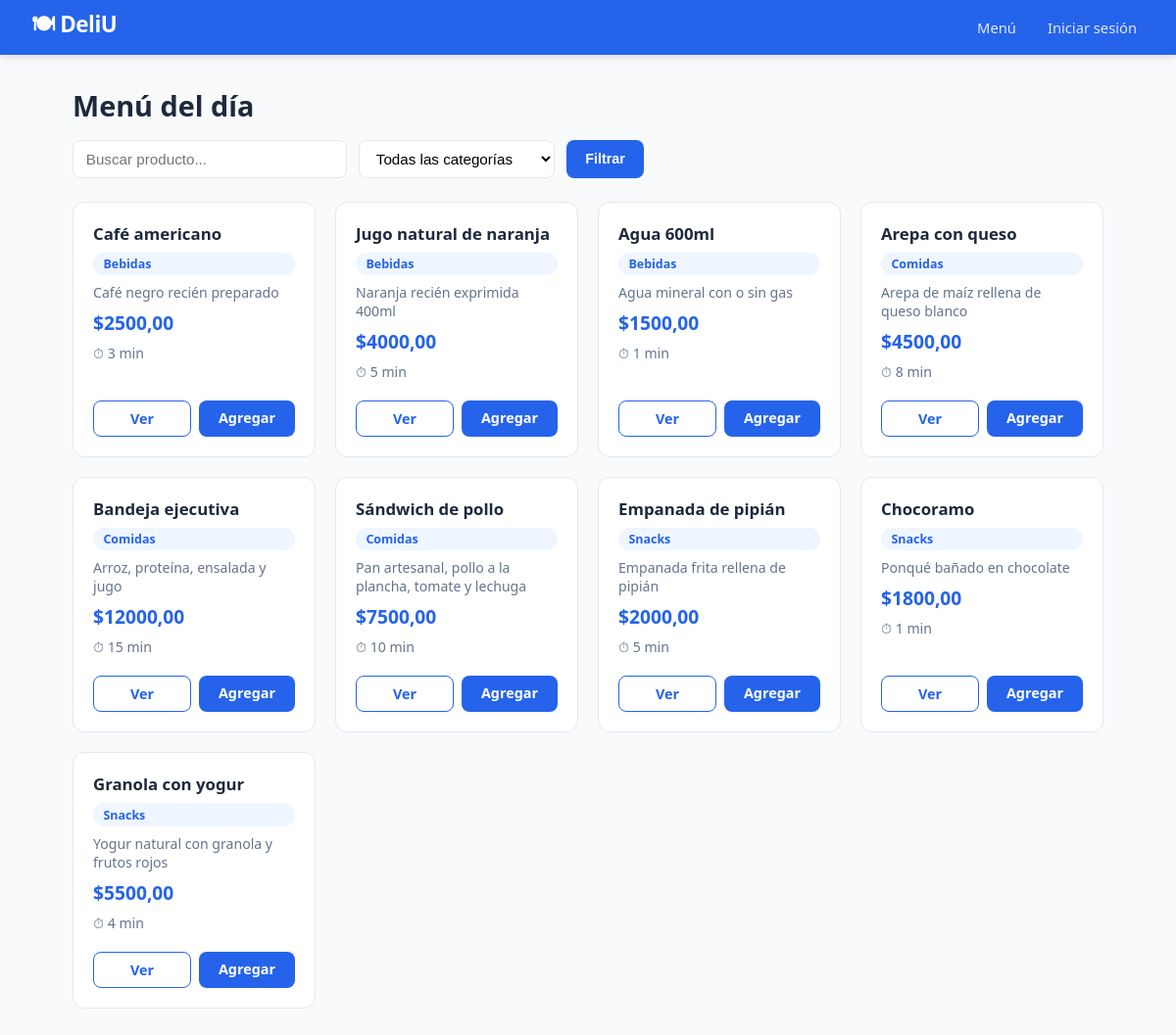
The page / on the database its author committed.
### cafeteria/models.py (models this page shows, shortened)
class Producto(models.Model):
    nombre = models.CharField(max_length=200)
    descripcion = models.TextField(blank=True)
    precio = models.DecimalField(max_digits=10, decimal_places=2)
    categoria = models.ForeignKey(Categoria, on_delete=models.SET_NULL, null=True)
    disponible = models.BooleanField(default=True)
    tiempo_preparacion = models.PositiveIntegerField(default=5, help_text="Minutos")

class Categoria(models.Model):
    nombre = models.CharField(max_length=100)
    descripcion = models.TextField(blank=True)
    class Meta:
        verbose_name_plural = "Categorías"

### cafeteria/views.py (the view)
# urls.py: path('', views.MenuView.as_view(), name='menu'),
class MenuView(ListView):
    model = Producto
    template_name = 'cafeteria/menu.html'
    context_object_name = 'productos'
    def get_queryset(self):
        qs = Producto.objects.filter(disponible=True)
        q = self.request.GET.get('q')
        categoria = self.request.GET.get('categoria')
        if q:
            qs = qs.filter(Q(nombre__icontains=q) | Q(descripcion__icontains=q))
        if categoria:
            qs = qs.filter(categoria__id=categoria)
        return qs
    def get_context_data(self, **kwargs):
        ctx = super().get_context_data(**kwargs)
        ctx['categorias'] = Categoria.objects.all()
        ctx['categoria_sel'] = self.request.GET.get('categoria', '')
        ctx['q'] = self.request.GET.get('q', '')
        return ctx

### cafeteria/context_processors.py (called while the page is built)
def user_slots(request):
    hay_normales = User.objects.filter(is_staff=False, is_superuser=False).exists()
    hay_admins = User.objects.filter(is_staff=True).exists()
    return {
        'hay_normales': hay_normales,
        'hay_admins': hay_admins,
        'registro_disponible': not (hay_normales and hay_admins),
    }

### cafeteria/templates/cafeteria/menu.html (shortened to what this page needs)
{% extends 'cafeteria/base.html' %}
{% block content %}
<h1>Menú del día</h1>
<form method="get" style="display:flex;gap:.75rem;margin-bottom:1.5rem;flex-wrap:wrap">
  <input name="q" value="{{ q }}" placeholder="Buscar producto..." style="max-width:280px">
  <select name="categoria" style="max-width:200px">
    <option value="">Todas las categorías</option>
  </select>
  <button type="submit" class="btn btn-primary">Filtrar</button>
</form>
{% if productos %}
<div class="grid-productos">
  {% for p in productos %}
  <div class="producto-card">
    <div style="font-weight:700;font-size:1.05rem">{{ p.nombre }}</div>
    {% if p.categoria %}<span class="badge" style="background:#eff6ff;color:#2563eb">{{ p.categoria.nombre }}</span>{% endif %}
    {% if p.descripcion %}<p class="text-muted">{{ p.descripcion }}</p>{% endif %}
    <div class="precio">${{ p.precio }}</div>
    <div class="text-muted">⏱ {{ p.tiempo_preparacion }} min</div>
    <div style="margin-top:auto;padding-top:.75rem;display:flex;gap:.5rem">
      <a href="{% url 'producto_detalle' p.pk %}" class="btn btn-outline" style="flex:1;text-align:center">Ver</a>
      {% if user.is_authenticated %}
        <a href="{% url 'agregar_carrito' p.pk %}" class="btn btn-primary" style="flex:1;text-align:center">Agregar</a>
      {% else %}
        <a href="{% url 'login' %}" class="btn btn-primary" style="flex:1;text-align:center">Agregar</a>
      {% endif %}
    </div>
  </div>
  {% endfor %}
</div>
{% else %}
<div class="card" style="text-align:center;padding:3rem;color:var(--muted)">
  No se encontraron productos.
</div>
{% endif %}
{% endblock %}

### cafeteria/templates/cafeteria/base.html (shortened to what this page needs)
<!DOCTYPE html>
<html lang="es">
<head>
</head>
<body>
<nav>
  <a href="{% url 'menu' %}" class="nav-brand">🍽 DeliU</a>
  <div class="nav-links">
    <a href="{% url 'menu' %}">Menú</a>
    {% if user.is_authenticated %}
      <a href="{% url 'carrito' %}">🛒 Carrito</a>
      <a href="{% url 'mis_pedidos' %}">Mis pedidos</a>
      {% if user.is_staff %}
        <a href="{% url 'admin_productos' %}">Panel Admin</a>
      {% endif %}
      <form method="post" action="{% url 'logout' %}" style="display:inline">
        {% csrf_token %}
        <button type="submit" style="background:none;border:none;color:#e0e7ff;font-size:.92rem;padding:.3rem .5rem;border-radius:4px;cursor:pointer;transition:background .2s" onmouseover="this.style.background='rgba(255,255,255,.15)';this.style.color='#fff'" onmouseout="this.style.background='none';this.style.color='#e0e7ff'">Salir ({{ user.first_name|default:user.username }})</button>
      </form>
    {% else %}
      <a href="{% url 'login' %}">Iniciar sesión</a>
    {% endif %}
  </div>
</nav>
<main>
  {% block content %}{% endblock %}
</main>
</body>
</html>

### cafeteria/templates/cafeteria/base.html (style rules this page uses)
:root { --primary:#2563eb;--primary-dark:#1d4ed8;--accent:#f59e0b;--bg:#f8fafc;--card:#fff;--text:#1e293b;--muted:#64748b;--border:#e2e8f0;--danger:#ef4444;--success:#22c55e; }
* { box-sizing:border-box;margin:0;padding:0 }
body { font-family:'Segoe UI',sans-serif;background:var(--bg);color:var(--text);min-height:100vh }
a { color:var(--primary);text-decoration:none }
nav { background:var(--primary);color:#fff;padding:0 2rem;display:flex;align-items:center;justify-content:space-between;height:56px;position:sticky;top:0;z-index:100;box-shadow:0 2px 8px rgba(0,0,0,.15) }
.nav-brand { font-size:1.4rem;font-weight:700;color:#fff;letter-spacing:-0.5px }
.nav-links { display:flex;gap:1rem;align-items:center }
.nav-links a { color:#e0e7ff;font-size:.92rem;padding:.3rem .5rem;border-radius:4px;transition:background .2s }
main { max-width:1100px;margin:2rem auto;padding:0 1.5rem }
.btn { display:inline-block;padding:.5rem 1.2rem;border-radius:8px;font-size:.9rem;font-weight:600;cursor:pointer;border:none;transition:opacity .15s }
.btn-primary { background:var(--primary);color:#fff }
.btn-outline { background:#fff;color:var(--primary);border:1px solid var(--primary) }
h1 { font-size:1.8rem;font-weight:700;margin-bottom:1rem }
input,select,textarea { width:100%;padding:.55rem .8rem;border:1px solid var(--border);border-radius:8px;font-size:.95rem;background:#fff;transition:border-color .2s }
.badge { display:inline-block;padding:.2rem .65rem;border-radius:999px;font-size:.78rem;font-weight:600 }
.grid-productos { display:grid;grid-template-columns:repeat(auto-fill,minmax(240px,1fr));gap:1.25rem }
.producto-card { background:var(--card);border:1px solid var(--border);border-radius:12px;padding:1.25rem;display:flex;flex-direction:column;gap:.5rem;transition:box-shadow .2s }
.precio { font-size:1.2rem;font-weight:700;color:var(--primary) }
.text-muted { color:var(--muted);font-size:.88rem }

### rows shown on the page
Producto: nombre "Café americano", categoria.nombre "Bebidas", descripcion "Café negro recién preparado", precio "2500,00", tiempo_preparacion "3"
Producto: nombre "Jugo natural de naranja", categoria.nombre "Bebidas", descripcion "Naranja recién exprimida 400ml", precio "4000,00", tiempo_preparacion "5"
Producto: nombre "Agua 600ml", categoria.nombre "Bebidas", descripcion "Agua mineral con o sin gas", precio "1500,00", tiempo_preparacion "1"
Producto: nombre "Arepa con queso", categoria.nombre "Comidas", descripcion "Arepa de maíz rellena de queso blanco", precio "4500,00", tiempo_preparacion "8"
Producto: nombre "Bandeja ejecutiva", categoria.nombre "Comidas", descripcion "Arroz, proteína, ensalada y jugo", precio "12000,00", tiempo_preparacion "15"
Producto: nombre "Sándwich de pollo", categoria.nombre "Comidas", descripcion "Pan artesanal, pollo a la plancha, tomate y lechuga", precio "7500,00", tiempo_preparacion "10"
Producto: nombre "Empanada de pipián", categoria.nombre "Snacks", descripcion "Empanada frita rellena de pipián", precio "2000,00", tiempo_preparacion "5"
Producto: nombre "Chocoramo", categoria.nombre "Snacks", descripcion "Ponqué bañado en chocolate", precio "1800,00", tiempo_preparacion "1"
Producto: nombre "Granola con yogur", categoria.nombre "Snacks", descripcion "Yogur natural con granola y frutos rojos", precio "5500,00", tiempo_preparacion "4"
